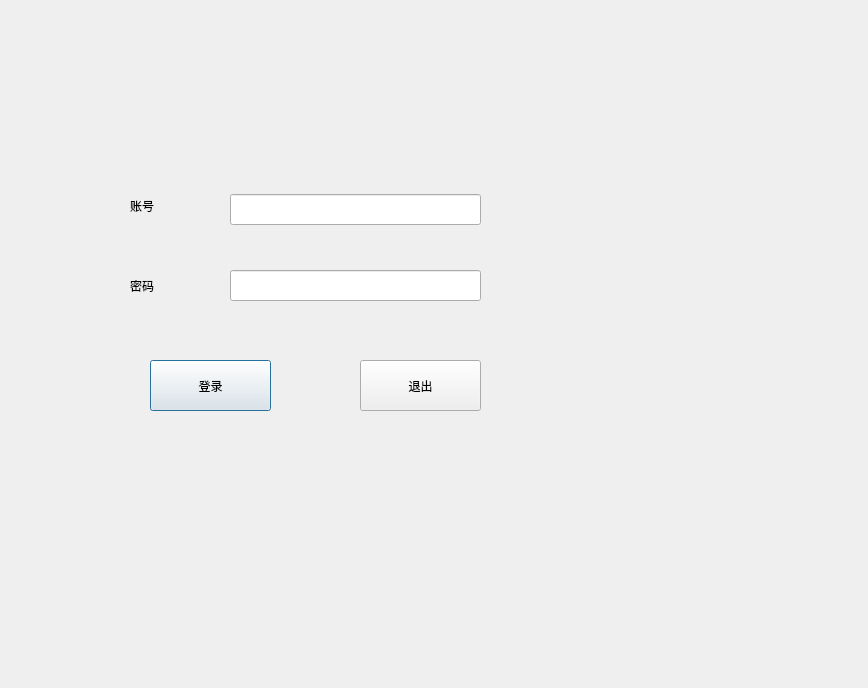
<?xml version="1.0" encoding="UTF-8"?>
<ui version="4.0">
 <class>Dialog</class>
 <widget class="QDialog" name="Dialog">
  <property name="geometry">
   <rect>
    <x>0</x>
    <y>0</y>
    <width>868</width>
    <height>688</height>
   </rect>
  </property>
  <property name="windowTitle">
   <string>Dialog</string>
  </property>
  <widget class="QLabel" name="label">
   <property name="geometry">
    <rect>
     <x>130</x>
     <y>190</y>
     <width>91</width>
     <height>31</height>
    </rect>
   </property>
   <property name="text">
    <string>账号</string>
   </property>
  </widget>
  <widget class="QLabel" name="label_2">
   <property name="geometry">
    <rect>
     <x>130</x>
     <y>270</y>
     <width>91</width>
     <height>31</height>
    </rect>
   </property>
   <property name="text">
    <string>密码</string>
   </property>
  </widget>
  <widget class="QLineEdit" name="lineEdit">
   <property name="geometry">
    <rect>
     <x>230</x>
     <y>194</y>
     <width>251</width>
     <height>31</height>
    </rect>
   </property>
  </widget>
  <widget class="QLineEdit" name="lineEdit_2">
   <property name="geometry">
    <rect>
     <x>230</x>
     <y>270</y>
     <width>251</width>
     <height>31</height>
    </rect>
   </property>
   <property name="echoMode">
    <enum>QLineEdit::Password</enum>
   </property>
  </widget>
  <widget class="QPushButton" name="pushButton">
   <property name="geometry">
    <rect>
     <x>150</x>
     <y>360</y>
     <width>121</width>
     <height>51</height>
    </rect>
   </property>
   <property name="text">
    <string>登录</string>
   </property>
  </widget>
  <widget class="QPushButton" name="pushButton_2">
   <property name="geometry">
    <rect>
     <x>360</x>
     <y>360</y>
     <width>121</width>
     <height>51</height>
    </rect>
   </property>
   <property name="text">
    <string>退出</string>
   </property>
  </widget>
 </widget>
 <resources/>
 <connections>
  <connection>
   <sender>pushButton_2</sender>
   <signal>clicked()</signal>
   <receiver>Dialog</receiver>
   <slot>close()</slot>
   <hints>
    <hint type="sourcelabel">
     <x>405</x>
     <y>386</y>
    </hint>
    <hint type="destinationlabel">
     <x>433</x>
     <y>343</y>
    </hint>
   </hints>
  </connection>
 </connections>
</ui>
